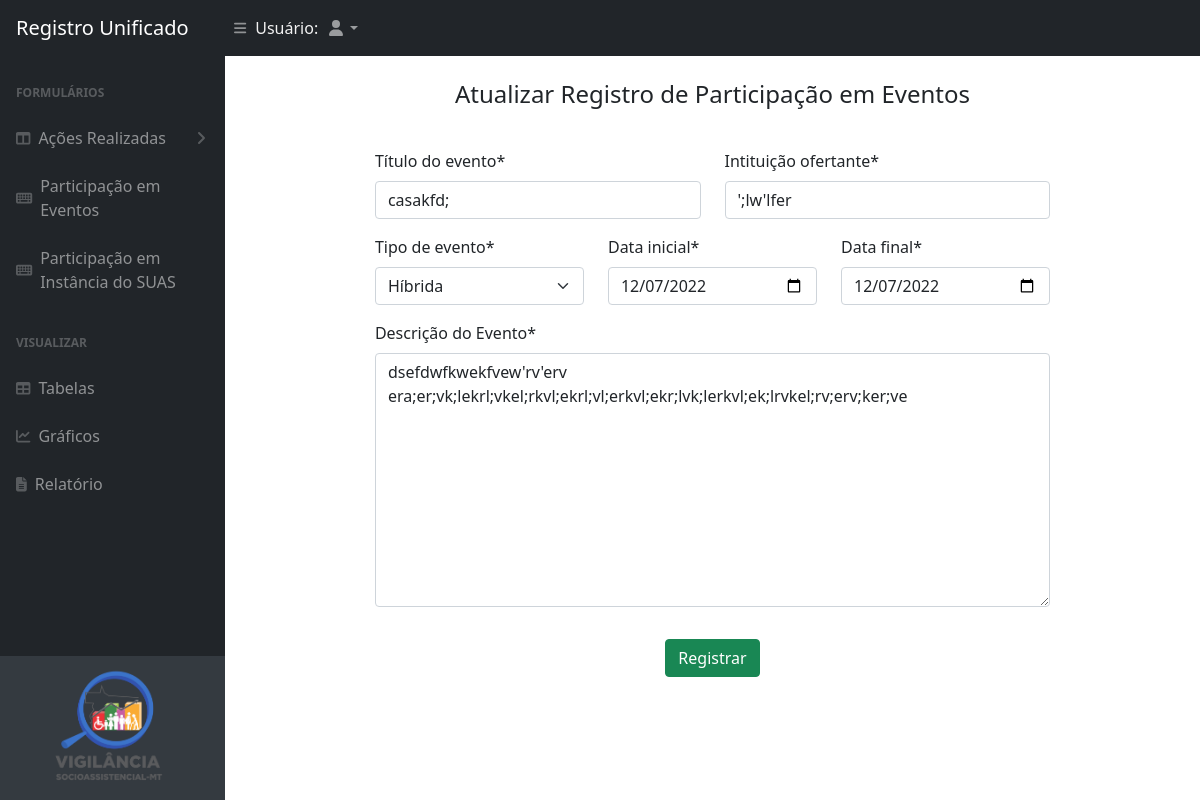
Page /users/atualizar-tabela-evento/1 on the committed database.
### app/models.py (models this page shows)
class TableEventModel(models.Model):
    user = models.ForeignKey(User, on_delete=models.CASCADE, related_name='tabelaEventos')
    titulo_evento = models.TextField('Titulo', max_length=150)
    tipo_evento = models.CharField(max_length=50, choices=TIPO_EVENTO_CHOICE, default='Híbrida')
    instituicao_ofertante = models.CharField('Instituição Ofertante', max_length=150,null=False, default='')
    data_inicial = models.DateField('Data Inicial')
    data_final = models.DateField('Data Final')
    descricao_evento = models.TextField('Descrição do Evento', max_length=1000,null=False, default='')
    data_publicacao = models.DateField('Data da Publicação', default=timezone.now)

### app/views.py (the view)
# urls.py: path('atualizar-tabela-evento/<id>', view=EVENTO.updateEvento, name="updateEvento"),
    def updateEvento(request, id):
        context = {}
        get_object_model = get_object_or_404(TableEventModel, id=id)
        form = TableEventForm(request.POST or None, instance=get_object_model)
        if form.is_valid():
            form.save()
            return redirect('/users/tabelas')
        context = {'form_table_event':form}
        return render(request, 'app/tables/tableEvent/tableEventUpdate.html', context=context)

### app/forms.py (shortened to what this page needs)
class TableEventForm(ModelForm):
    class Meta:
        model = TableEventModel
        fields = ['titulo_evento', 'tipo_evento', 'instituicao_ofertante','data_inicial', 'data_final','descricao_evento']
        labels = {
            'titulo_evento':"Título do evento",
            'tipo_evento':"Tipo de evento",
            'instituicao_ofertante':"Intituição ofertante",
            'data_inicial':"Data inicial",
            'data_final':"Data final",
            'descricao_evento':"Descrição do Evento"
            }
        widgets = {
            'titulo_evento': forms.TextInput(),
            'data_inicial': forms.DateInput(attrs={'type':'date'}),
            'data_final': forms.DateInput(attrs={'type':'date'})
        }

### templates/app/tables/tableEvent/tableEventUpdate.html (shortened to what this page needs)
{% extends 'app/index.html' %}
{% load crispy_forms_tags %}
{% load static %}
{% block content %}
<div class="container w-75 mb-3">
  <div class="row mx-auto">
    <h4 class="font-weight-bold text-center mt-4 mb-4 center" >Atualizar Registro de Participação em Eventos </h4>
    <div class="card-body">
      <form method="post" >
            <div class="row">
              <div class="col-md-6">
                  {{form_table_event.titulo_evento|as_crispy_field}}
              </div>
              <div class="col-md-6">
                {{form_table_event.instituicao_ofertante|as_crispy_field}}
            </div>
              <div class="col-md-4">
                  {{ form_table_event.tipo_evento|as_crispy_field}}
              </div>
              <div class="col-md-4">
                  {{ form_table_event.data_inicial|as_crispy_field}}
              </div>
              <div class="col-md-4">
                  {{ form_table_event.data_final|as_crispy_field}}
              </div>
              <div class="col-md-12">
                {{form_table_event.descricao_evento|as_crispy_field}}
            </div>
            <div class="container">
                <div class="row md-4">
                    <div class="col text-center mt-3">
                        <button type="submit" class="btn btn-success btn-md text-center">Registrar</button>
                    </div>
                </div>
              </div>
      </form>
    </div>
  </div>
</div>
{% endblock %}

### rows in the picture
TableEventModel: titulo_evento "casakfd;", instituicao_ofertante "';lw'lfer", tipo_evento "Híbrida", data_inicial "12/07/2022", data_final "12/07/2022", descricao_evento "dsefdwfkwekfvew'rv'erv era;er;vk;lekrl;vkel;rkvl;ekrl;vl;erkvl;ekr;lvk;lerkvl;ek;lrvkel;rv;erv;ker;ve"
